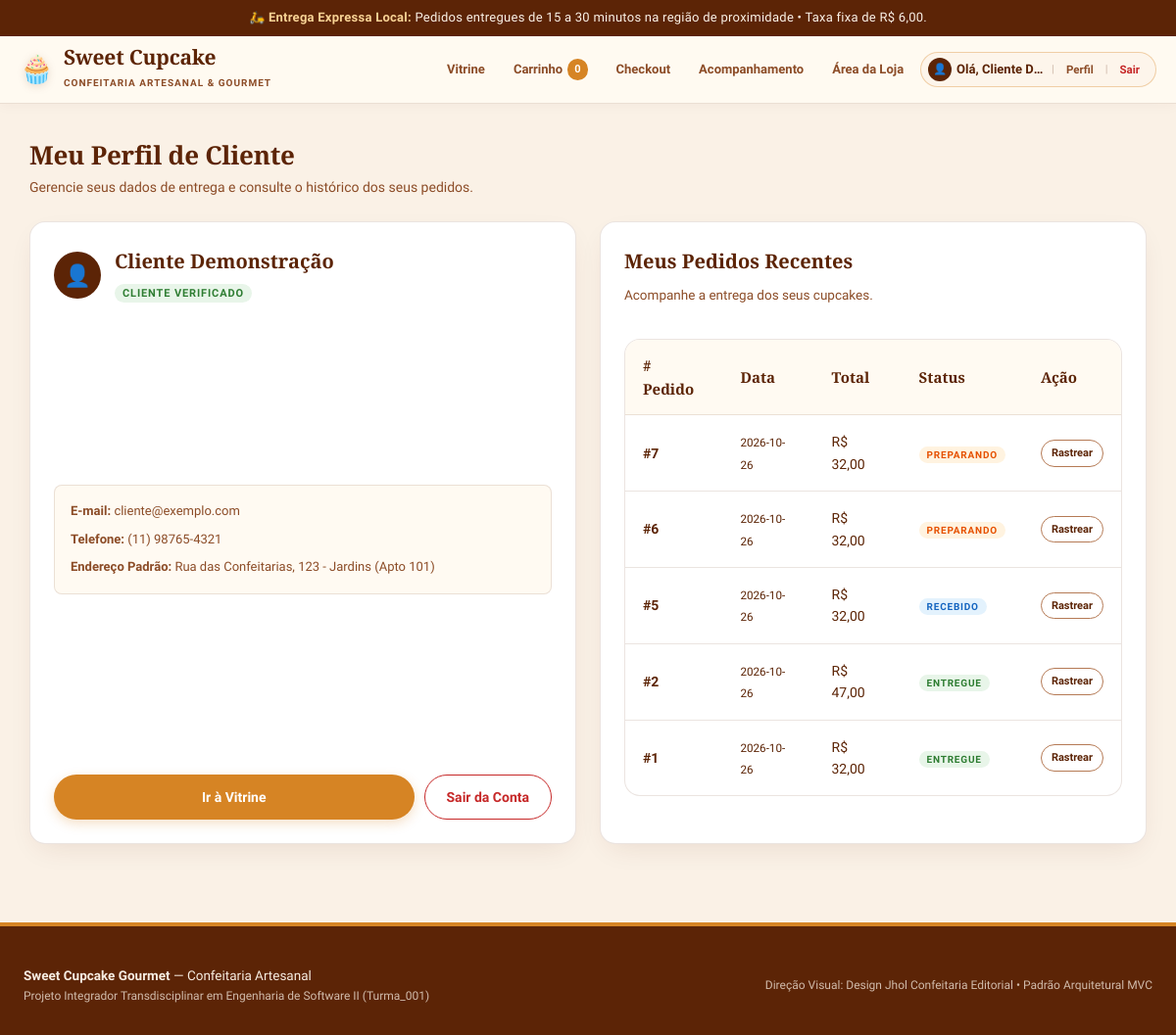
The page /conta (signed in) on the database as committed earlier.
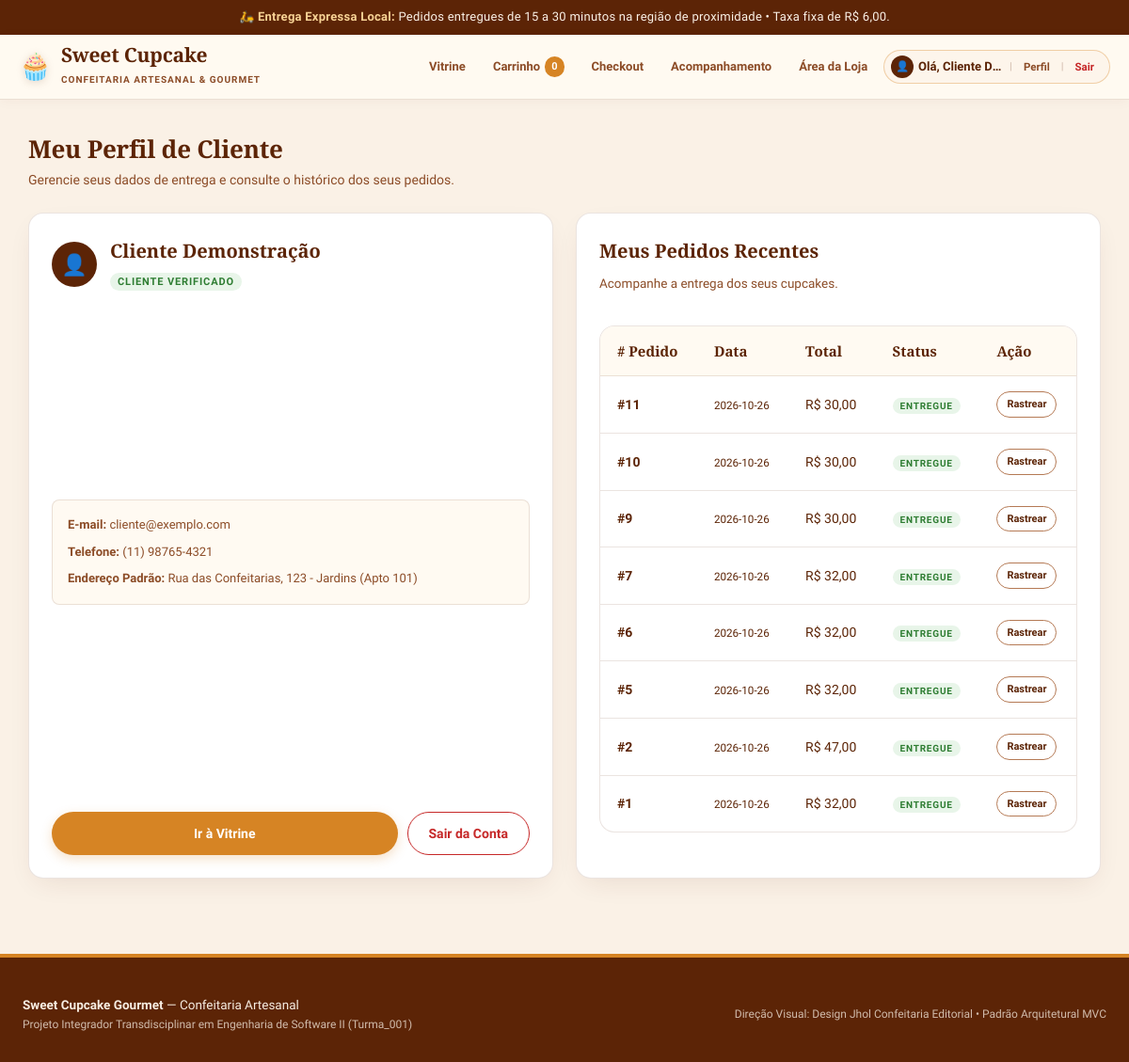
The same page on the database as committed later.
### tables this page shows
CREATE TABLE clientes (
    id INTEGER PRIMARY KEY AUTOINCREMENT,
    nome VARCHAR(100) NOT NULL,
    email VARCHAR(120) NOT NULL UNIQUE,
    senha_hash VARCHAR(255) NOT NULL,
    telefone VARCHAR(20),
    endereco_padrao VARCHAR(255),
    criado_em DATETIME DEFAULT CURRENT_TIMESTAMP
);

CREATE TABLE pedidos (
    id INTEGER PRIMARY KEY AUTOINCREMENT,
    cliente_id INTEGER NOT NULL,
    data_pedido DATETIME DEFAULT CURRENT_TIMESTAMP,
    valor_produtos DECIMAL(10, 2) NOT NULL CHECK (valor_produtos >= 0),
    taxa_entrega DECIMAL(10, 2) NOT NULL DEFAULT 6.00 CHECK (taxa_entrega >= 0),
    valor_total DECIMAL(10, 2) NOT NULL CHECK (valor_total > 0),
    forma_pagamento VARCHAR(20) NOT NULL CHECK (forma_pagamento IN ('PIX', 'CARTAO_CREDITO')),
    status_pagamento VARCHAR(20) NOT NULL DEFAULT 'PENDENTE' CHECK (status_pagamento IN ('PENDENTE', 'CONFIRMADO', 'RECUSADO')),
    status_entrega VARCHAR(20) NOT NULL DEFAULT 'RECEBIDO' CHECK (status_entrega IN ('RECEBIDO', 'PREPARANDO', 'EM_ROTA', 'ENTREGUE')),
    endereco_entrega VARCHAR(255) NOT NULL,
    prazo_estimado VARCHAR(30) DEFAULT '15 a 30 minutos',
    observacoes TEXT,
    FOREIGN KEY (cliente_id) REFERENCES clientes(id) ON DELETE RESTRICT
);

### controllers/routes.py (the view)
@routes_bp.route('/conta')
def conta():
    cliente_id = session.get('cliente_id')
    cliente = None
    pedidos = []
    if cliente_id:
        cliente = database.buscar_cliente_por_id(cliente_id)
        pedidos = database.listar_pedidos_cliente(cliente_id)
    return render_template('conta.html', cliente=cliente, pedidos=pedidos)

### models/database.py (called while the page is built)
def get_db_connection() -> sqlite3.Connection:
    conn = sqlite3.connect(DB_FILE)
    conn.execute("PRAGMA foreign_keys = ON;")
    conn.row_factory = sqlite3.Row
    return conn

def buscar_cliente_por_id(cliente_id: int) -> Optional[Dict[str, Any]]:
    conn = get_db_connection()
    cursor = conn.cursor()
    cursor.execute("SELECT id, nome, email, telefone, endereco_padrao FROM clientes WHERE id = ?;", (cliente_id,))
    row = cursor.fetchone()
    conn.close()
    return dict(row) if row else None

def listar_pedidos_cliente(cliente_id: int) -> List[Dict[str, Any]]:
    conn = get_db_connection()
    cursor = conn.cursor()
    cursor.execute(
        """
        SELECT * FROM pedidos
        WHERE cliente_id = ?
        ORDER BY id DESC;
        """,
        (cliente_id,)
    )
    rows = cursor.fetchall()
    conn.close()
    return [dict(r) for r in rows]

### templates/conta.html (shortened to what this page needs)
{% extends "base.html" %}
{% block content %}
{% if cliente %}
  <div class="section-title">
    <h2>Meu Perfil de Cliente</h2>
    <p>Gerencie seus dados de entrega e consulte o histórico dos seus pedidos.</p>
  </div>
  <div style="display: grid; grid-template-columns: repeat(auto-fit, minmax(320px, 1fr)); gap: 24px;">
    <div class="card-cupcake">
      <div style="display: flex; align-items: center; gap: 14px; margin-bottom: 20px;">
        <div class="user-avatar-circle" style="width: 48px; height: 48px; font-size: 22px;">👤</div>
        <div>
          <h3 style="margin-bottom: 2px;">{{ cliente.nome }}</h3>
          <span class="stock-tag" style="background:#e8f5e9; color:#2e7d32;">Cliente Verificado</span>
        </div>
      </div>
      <div style="background: var(--bg-surface); padding: 16px; border-radius: var(--radius-sm); border: 1px solid var(--borda); margin-bottom: 20px;">
        <p style="font-size: 13px; color: var(--marrom-medio); margin-bottom: 8px;">
          <strong>E-mail:</strong> {{ cliente.email }}
        </p>
        <p style="font-size: 13px; color: var(--marrom-medio); margin-bottom: 8px;">
          <strong>Telefone:</strong> {{ cliente.telefone or 'Não informado' }}
        </p>
        <p style="font-size: 13px; color: var(--marrom-medio);">
          <strong>Endereço Padrão:</strong> {{ cliente.endereco_padrao or 'Não informado' }}
        </p>
      </div>
      <div style="display: flex; gap: 10px;">
        <a href="{{ url_for('routes.index') }}" class="btn btn-mel" style="flex: 1;">Ir à Vitrine</a>
        <a href="{{ url_for('routes.logout') }}" class="btn btn-outline" style="color: var(--alerta-erro); border-color: var(--alerta-erro);">Sair da Conta</a>
      </div>
    </div>
    <div class="card-cupcake">
      <h3>Meus Pedidos Recentes</h3>
      <p class="card-desc">Acompanhe a entrega dos seus cupcakes.</p>
      {% if not pedidos %}
        <div class="alert-box alert-info" style="margin-top: 14px;">
          Você ainda não realizou nenhum pedido com esta conta.
        </div>
      {% else %}
        <div class="table-container" style="box-shadow: none; margin-top: 14px;">
          <table>
            <thead>
              <tr>
                <th># Pedido</th>
                <th>Data</th>
                <th>Total</th>
                <th>Status</th>
                <th>Ação</th>
              </tr>
            </thead>
            <tbody>
              {% for p in pedidos %}
              <tr>
                <td><strong>#{{ p.id }}</strong></td>
                <td><small>{{ p.data_pedido.split()[0] if p.data_pedido else 'Hoje' }}</small></td>
                <td>R$ {{ "%.2f"|format(p.valor_total)|replace('.', ',') }}</td>
                <td>
                  {% if p.status_entrega == 'RECEBIDO' %}
                    <span class="stock-tag" style="background:#e3f2fd; color:#1565c0; font-size:10px;">Recebido</span>
                  {% elif p.status_entrega == 'PREPARANDO' %}
                    <span class="stock-tag" style="background:#fff3e0; color:#e65100; font-size:10px;">Preparando</span>
                  {% elif p.status_entrega == 'EM_ROTA' %}
                    <span class="stock-tag" style="background:#f3e5f5; color:#7b1fa2; font-size:10px;">Em Rota</span>
                  {% else %}
                    <span class="stock-tag" style="background:#e8f5e9; color:#2e7d32; font-size:10px;">Entregue</span>
                  {% endif %}
                </td>
                <td>
                  <a href="{{ url_for('routes.rastreio', id=p.id) }}" class="btn btn-outline" style="padding: 4px 10px; font-size: 11px;">Rastrear</a>
                </td>
              </tr>
              {% endfor %}
            </tbody>
          </table>
        </div>
      {% endif %}
    </div>
  </div>
{% endif %}
{% endblock %}

### templates/base.html (shortened to what this page needs)
<!doctype html>
<html lang="pt-BR">
<head>
  <link rel="stylesheet" href="{{ url_for('static', filename='css/style.css') }}">
</head>
<body>
  <div class="topbar-aviso">
    🛵 <strong>Entrega Expressa Local:</strong> Pedidos entregues de 15 a 30 minutos na região de proximidade • Taxa fixa de R$ 6,00.
  </div>
  <header>
    <div class="header-inner">
      <a href="{{ url_for('routes.index') }}" class="brand">
        <span class="brand-logo">🧁</span>
        <div class="brand-info">
          <h1>Sweet Cupcake</h1>
          <span>Confeitaria Artesanal & Gourmet</span>
        </div>
      </a>
      <nav aria-label="Navegação da loja">
        <a href="{{ url_for('routes.index') }}" class="{% if request.endpoint == 'routes.index' %}active{% endif %}">Vitrine</a>
        <a href="{{ url_for('routes.carrinho') }}" class="{% if request.endpoint == 'routes.carrinho' %}active{% endif %}">
          Carrinho <span class="nav-badge" id="carrinho-contador">{{ session.get('carrinho_qtd', 0) }}</span>
        </a>
        <a href="{{ url_for('routes.checkout') }}" class="{% if request.endpoint == 'routes.checkout' %}active{% endif %}">Checkout</a>
        <a href="{{ url_for('routes.rastreio') }}" class="{% if request.endpoint == 'routes.rastreio' %}active{% endif %}">Acompanhamento</a>
        <a href="{{ url_for('routes.operador') }}" class="{% if request.endpoint == 'routes.operador' %}active{% endif %}">Área da Loja</a>
        {% if session.get('cliente_nome') %}
          <div class="user-chip">
            <a href="{{ url_for('routes.conta') }}" class="user-chip-link" title="Visualizar Meu Perfil">
              <span class="user-avatar-circle">👤</span>
              <span class="user-name-text">Olá, <strong>{{ session.get('cliente_nome') }}</strong></span>
            </a>
            <span class="user-chip-sep">|</span>
            <a href="{{ url_for('routes.conta') }}" class="btn-chip-action" title="Meu Perfil">Perfil</a>
            <span class="user-chip-sep">|</span>
            <a href="{{ url_for('routes.logout') }}" class="btn-chip-action btn-chip-logout" title="Encerrar sessão">Sair</a>
          </div>
        {% else %}
          <a href="{{ url_for('routes.conta') }}" class="{% if request.endpoint == 'routes.conta' %}active{% endif %} btn-entrar-nav">
            👤 Entrar / Cadastrar
          </a>
        {% endif %}
      </nav>
    </div>
  </header>
  <main>
    <div class="page-container">
      {% block content %}{% endblock %}
    </div>
  </main>
  <footer>
    <div class="footer-inner">
      <div>
        <p><strong>Sweet Cupcake Gourmet</strong> — Confeitaria Artesanal</p>
        <p class="footer-note">Projeto Integrador Transdisciplinar em Engenharia de Software II (Turma_001)</p>
      </div>
      <div>
        <p class="footer-note">Direção Visual: Design Jhol Confeitaria Editorial • Padrão Arquitetural MVC</p>
      </div>
    </div>
  </footer>
</body>
</html>

Rows that differ between the two databases and show on the page:
added pedidos: id "11", data_pedido "2026-10-26", valor_total "30,00", status_entrega "ENTREGUE"
added pedidos: id "10", data_pedido "2026-10-26", valor_total "30,00", status_entrega "ENTREGUE"
added pedidos: id "9", data_pedido "2026-10-26", valor_total "30,00", status_entrega "ENTREGUE"
changed pedidos id 7: status_entrega "PREPARANDO" → "ENTREGUE"
changed pedidos id 6: status_entrega "PREPARANDO" → "ENTREGUE"
changed pedidos id 5: status_entrega "RECEBIDO" → "ENTREGUE"
